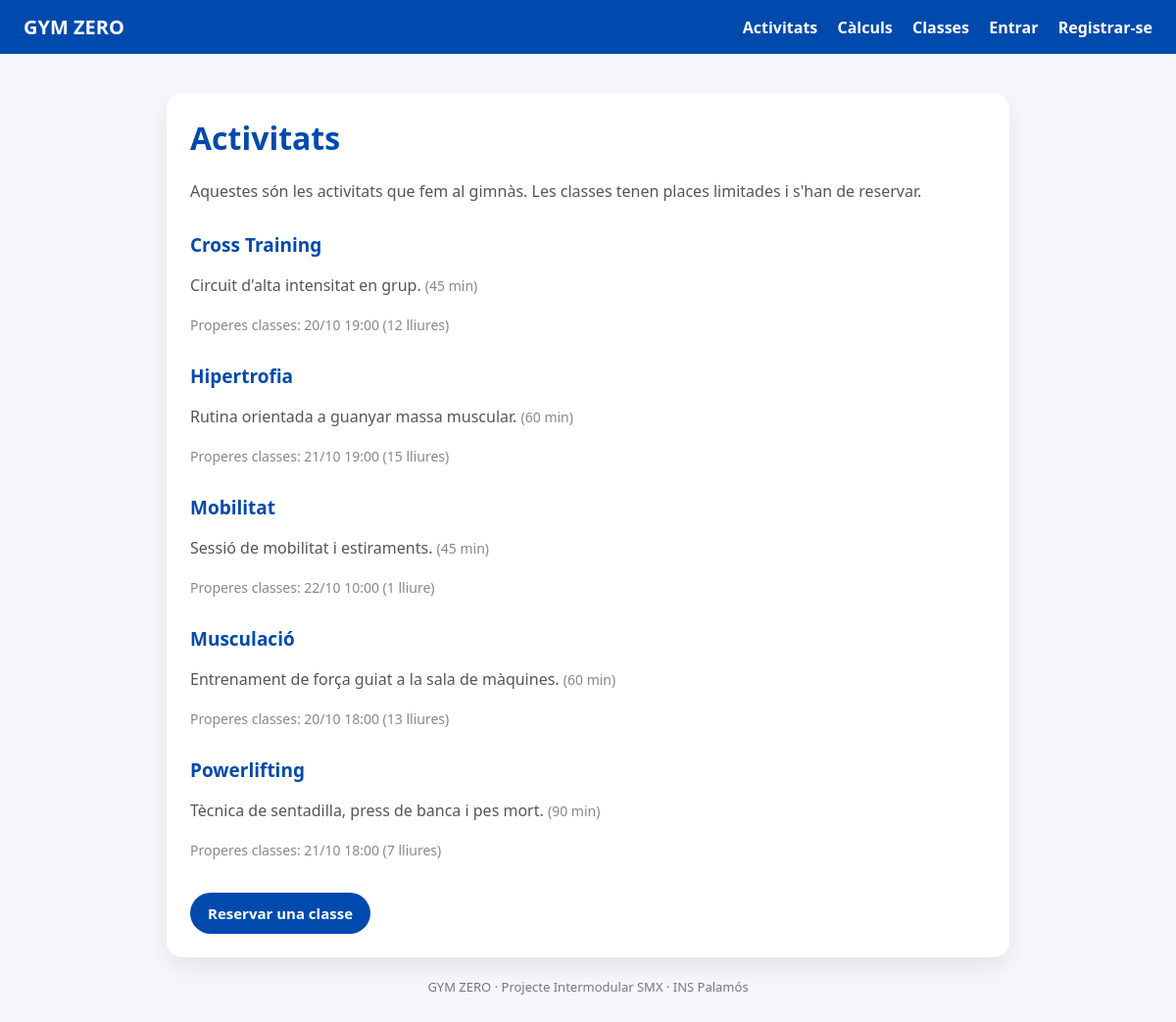
The page /activitats/index.php on the database its author committed.
### tables this page shows
CREATE TABLE activitats (
  id                 INT UNSIGNED AUTO_INCREMENT PRIMARY KEY,
  nom                VARCHAR(60)  NOT NULL,
  descripcio         TEXT         NULL,
  durada_min         SMALLINT UNSIGNED NOT NULL DEFAULT 60,
  places_per_defecte SMALLINT UNSIGNED NOT NULL DEFAULT 15,
  activa             TINYINT(1)   NOT NULL DEFAULT 1,
  CONSTRAINT uq_activitats_nom UNIQUE (nom)
);

### www/inc/sessio.php (called while the page is built, shortened)
<?php
function h($text)
{
    return htmlspecialchars((string) $text, ENT_QUOTES, 'UTF-8');
}

### www/activitats/index.php (the view, shortened to what this page needs)
<?php
require_once __DIR__ . '/../inc/sessio.php';
require_once __DIR__ . '/../inc/bd.php';
$activitats = $connexio->query(
    'SELECT id, nom, descripcio, durada_min FROM activitats WHERE activa = 1 ORDER BY nom'
)->fetchAll();
$st = $connexio->query(
    "SELECT c.activitat_id, c.inici, c.places,
            (SELECT COUNT(*) FROM reserves r WHERE r.classe_id = c.id AND r.estat = 'confirmada') AS ocupades
       FROM classes c
      WHERE c.inici > NOW() AND c.inici < NOW() + INTERVAL 14 DAY AND c.cancelada = 0
      ORDER BY c.inici"
);
$classes = [];
foreach ($st->fetchAll() as $c) {
    $classes[$c['activitat_id']][] = $c;
}
require __DIR__ . '/../inc/capcalera.php';
?>
<p>Aquestes són les activitats que fem al gimnàs. Les classes tenen places limitades i s'han de reservar.</p>
<?php foreach ($activitats as $a): ?>
  <h2><?= h($a['nom']) ?></h2>
  <p><?= h($a['descripcio']) ?> <span class="subtil">(<?= (int) $a['durada_min'] ?> min)</span></p>
  <?php if (empty($classes[$a['id']])): ?>
    <p class="subtil">No hi ha classes programades els propers 14 dies.</p>
  <?php else: ?>
    <p class="subtil">Properes classes:
      <?php foreach (array_slice($classes[$a['id']], 0, 4) as $i => $c):
          $lliures = max(0, $c['places'] - $c['ocupades']); ?>
        <?= $i > 0 ? ' · ' : '' ?><?= date('d/m H:i', strtotime($c['inici'])) ?>
        (<?= $lliures === 0 ? '<span class="places-0">complet</span>' : $lliures . ($lliures === 1 ? ' lliure' : ' lliures') ?>)
      <?php endforeach; ?>
    </p>
  <?php endif; ?>
<?php endforeach; ?>
<a class="btn" href="../reserves/">Reservar una classe</a>
<?php require __DIR__ . '/../inc/peu.php'; ?>

### www/css/area.css (style rules this page uses)
body { margin: 0; font-family: system-ui, -apple-system, "Segoe UI", sans-serif; background: #f5f7fb; color: #222; }
h2 { color: #004aad; font-size: 19px; margin-top: 28px; }
p { color: #555; line-height: 1.6; }
button, .btn { display: inline-block; margin-top: 18px; padding: 11px 18px; border-radius: 999px; border: none; background: #004aad; color: white; font-weight: 700; cursor: pointer; text-decoration: none; font-size: 15px; }
.subtil { color: #888; font-size: 14px; }

### rows shown on the page
activitats: nom "Cross Training", descripcio "Circuit d'alta intensitat en grup.", durada_min "45", inici "20/10 19:00", lliures "12"
activitats: nom "Hipertrofia", descripcio "Rutina orientada a guanyar massa muscular.", durada_min "60", inici "21/10 19:00", lliures "15"
activitats: nom "Mobilitat", descripcio "Sessió de mobilitat i estiraments.", durada_min "45", inici "22/10 10:00", lliures "1"
activitats: nom "Musculació", descripcio "Entrenament de força guiat a la sala de màquines.", durada_min "60", inici "20/10 18:00", lliures "13"
activitats: nom "Powerlifting", descripcio "Tècnica de sentadilla, press de banca i pes mort.", durada_min "90", inici "21/10 18:00", lliures "7"

### other values the page prints
$titol "Activitats"
